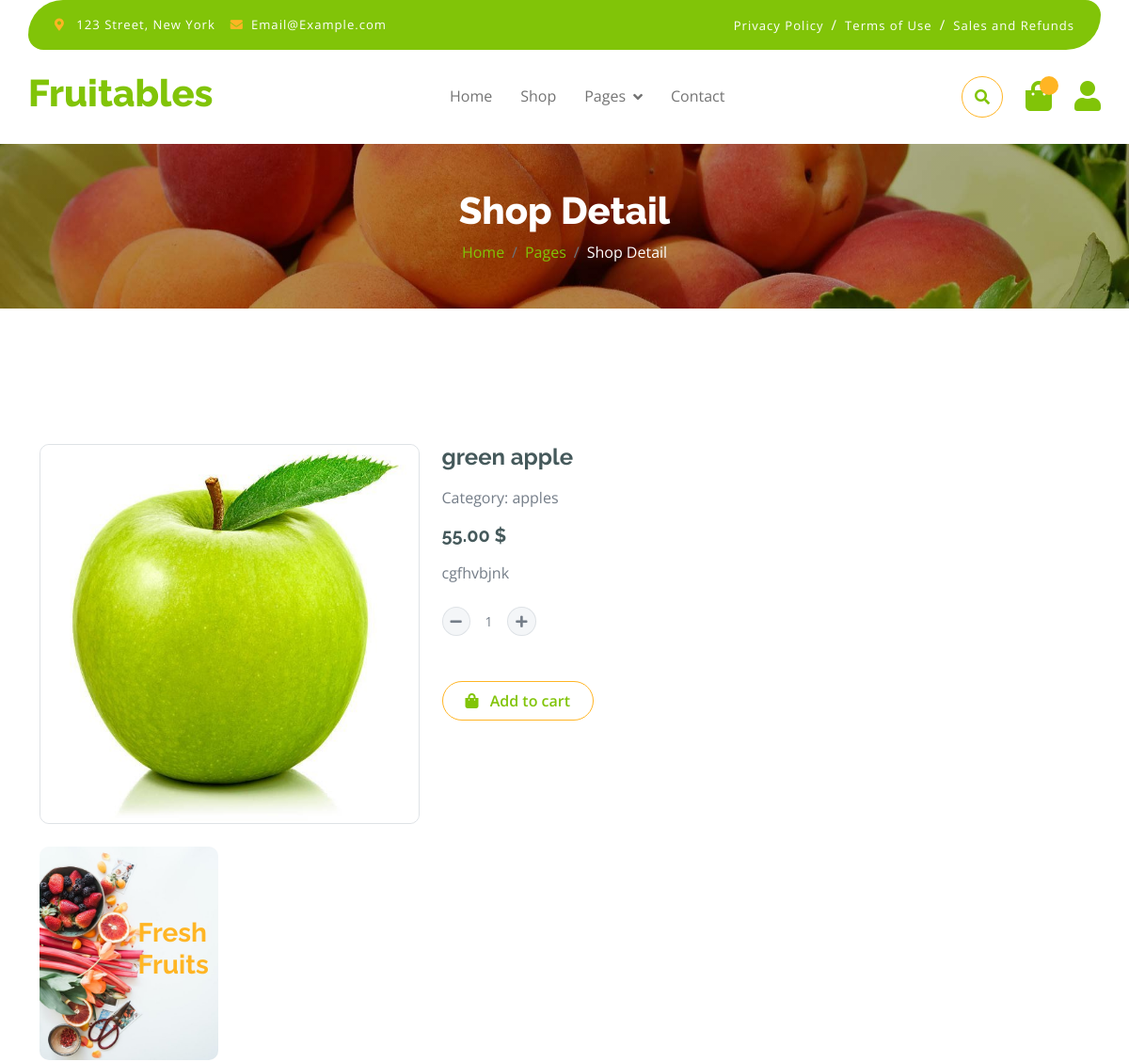
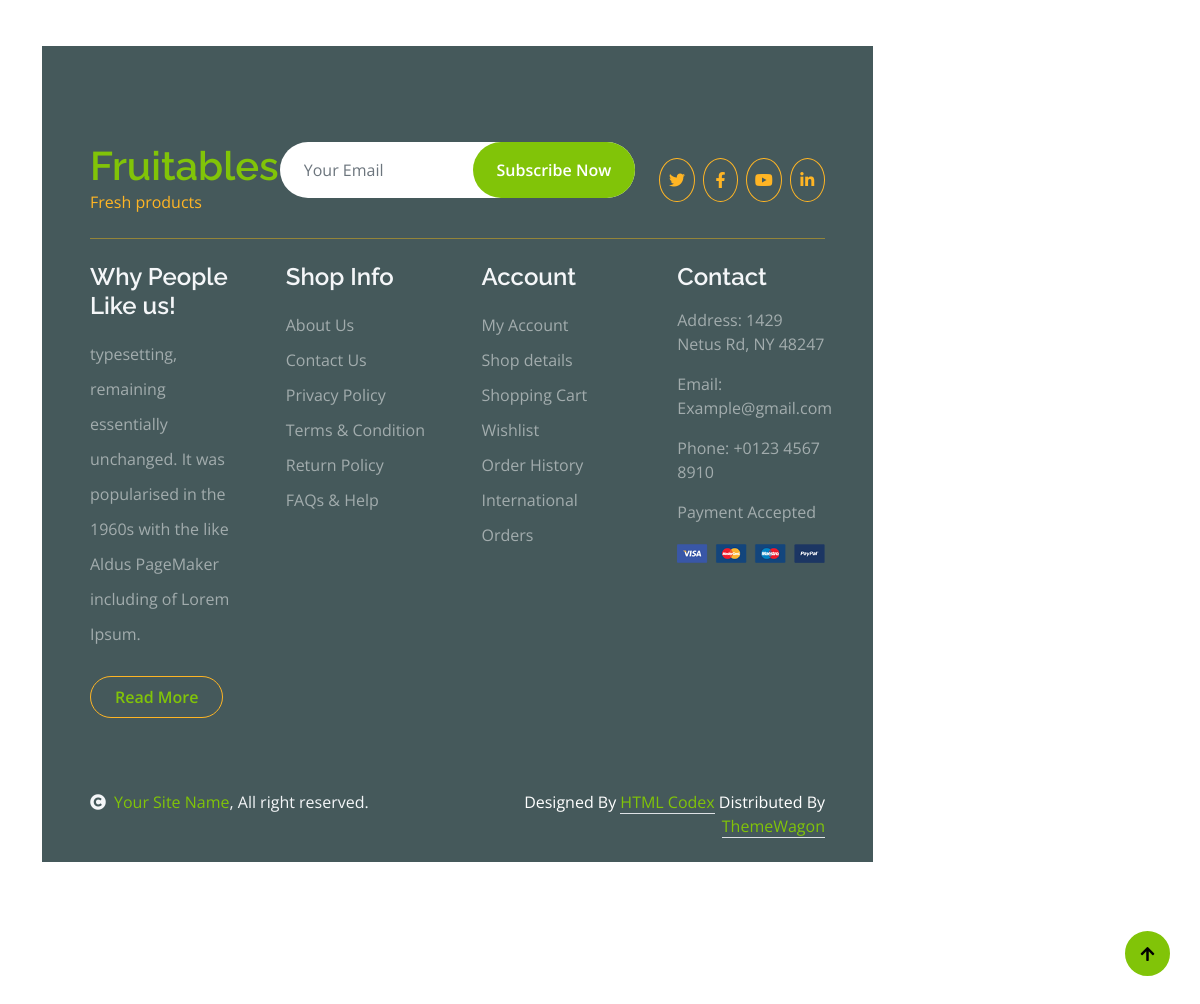
Screenshot of /product/apples/green-apple/ with the database file from the repository (2 pictures, top to bottom).
### store/models.py (models this page shows, shortened)
class Product(models.Model):
    name = models.CharField(max_length=200)
    description = models.TextField()
    price = models.DecimalField(max_digits=10, decimal_places=2)
    product_image = models.ImageField(upload_to='products/')
    slug = models.SlugField(unique=True)
    quantity = models.IntegerField(default=0)
    category = models.ForeignKey(Category, on_delete=models.CASCADE, related_name='products', null=True)

class Category(MPTTModel):
    category_name = models.CharField(max_length=100)
    slug = models.SlugField(unique=True, null=True)
    parent = TreeForeignKey('self', on_delete=models.CASCADE, null=True, blank=True, related_name='children')
    class MPTTMeta:
        order_insertion_by = ['category_name']
    class Meta:
        verbose_name_plural = "Categories"
    def __str__(self):
        return self.category_name

### store/views.py (the view)
# urls.py: path('product/<slug:slug>/<slug:product_slug>/', views.product_detail, name='product_detail'),
def product_detail(request, slug, product_slug):
    try:
        single_product = Product.objects.get(category__slug=slug, slug=product_slug)
    except Exception as e:
        raise e
    context = {'single_product': single_product}
    return render(request, 'shop-detail.html', context=context)

### templates/shop-detail.html (shortened to what this page needs)
{% extends 'base.html' %}
{% load static %}
{% block content %}
        <div class="container-fluid page-header py-5">
            <h1 class="text-center text-white display-6">Shop Detail</h1>
            <ol class="breadcrumb justify-content-center mb-0">
                <li class="breadcrumb-item"><a href="#">Home</a></li>
                <li class="breadcrumb-item"><a href="#">Pages</a></li>
                <li class="breadcrumb-item active text-white">Shop Detail</li>
            </ol>
        </div>
        <div class="container-fluid py-5 mt-5">
            <div class="container py-5">
                <div class="row g-4 mb-5">
                    <div class="col-lg-8 col-xl-9">
                        <div class="row g-4">
                            <div class="col-lg-6">
                                <div class="border rounded">
                                    <a href="#">
                                        <img src="{{ single_product.product_image.url }}" class="img-fluid rounded" alt="Image">
                                    </a>
                                </div>
                            </div>
                            <div class="col-lg-6">
                                <h4 class="fw-bold mb-3">{{ single_product.name }}</h4>
                                <p class="mb-3">Category: {{ single_product.category }}</p>
                                <h5 class="fw-bold mb-3">{{ single_product.price }} $</h5>
                                <p class="mb-4">{{ single_product.description }}</p>
                                <form method="POST" action="{% url 'add_to_cart' single_product.id %}">
                                    <div class="input-group quantity mb-5" style="width: 100px;">
                                        <div class="input-group-btn">
                                            <button type="button" class="btn btn-sm btn-minus rounded-circle bg-light border" onclick="decrementQuantity()">
                                                <i class="fa fa-minus"></i>
                                            </button>
                                        </div>
                                        <input type="text" class="form-control form-control-sm text-center border-0" name="quantity" id="quantity" value="1" min="1">
                                        <div class="input-group-btn">
                                            <button type="button" class="btn btn-sm btn-plus rounded-circle bg-light border" onclick="incrementQuantity()">
                                                <i class="fa fa-plus"></i>
                                            </button>
                                        </div>
                                    </div>
                                    <button type="submit" class="btn border border-secondary rounded-pill px-4 py-2 mb-4 text-primary">
                                        <i class="fa fa-shopping-bag me-2 text-primary"></i> Add to cart
                                    </button>
                                </form>
                            </div>
                    <div class="col-lg-4 col-xl-3">
                        <div class="row g-4 fruite">
                            <div class="col-lg-12">
                                <div class="position-relative">
                                    <img src="{% static 'img/banner-fruits.jpg' %}" class="img-fluid w-100 rounded" alt="">
                                    <div class="position-absolute" style="top: 50%; right: 10px; transform: translateY(-50%);">
                                        <h3 class="text-secondary fw-bold">Fresh <br> Fruits</h3>
                                    </div>
                                </div>
                            </div>
                        </div>
                    </div>
                </div>
{% endblock %}

### static/css/style.css (style rules this page uses)
.btn { font-weight: 600; transition: .5s; }
.btn.border-secondary { transition: 0.5s; }
.page-header { position: relative; background: linear-gradient(rgba(0, 0, 0, 0.3), rgba(0, 0, 0, 0.3)), url(../img/cart-page-header-img.jpg); background-position: center center; background-repeat: no-repeat; background-size: cover; }
@media (min-width: 992px) { .hero-header, .page-header { margin-top: 152px !important; } }

### rows the page displays
Product: product_image (picture), name "green apple", category "apples", price "55.00", description "cgfhvbjnk"
